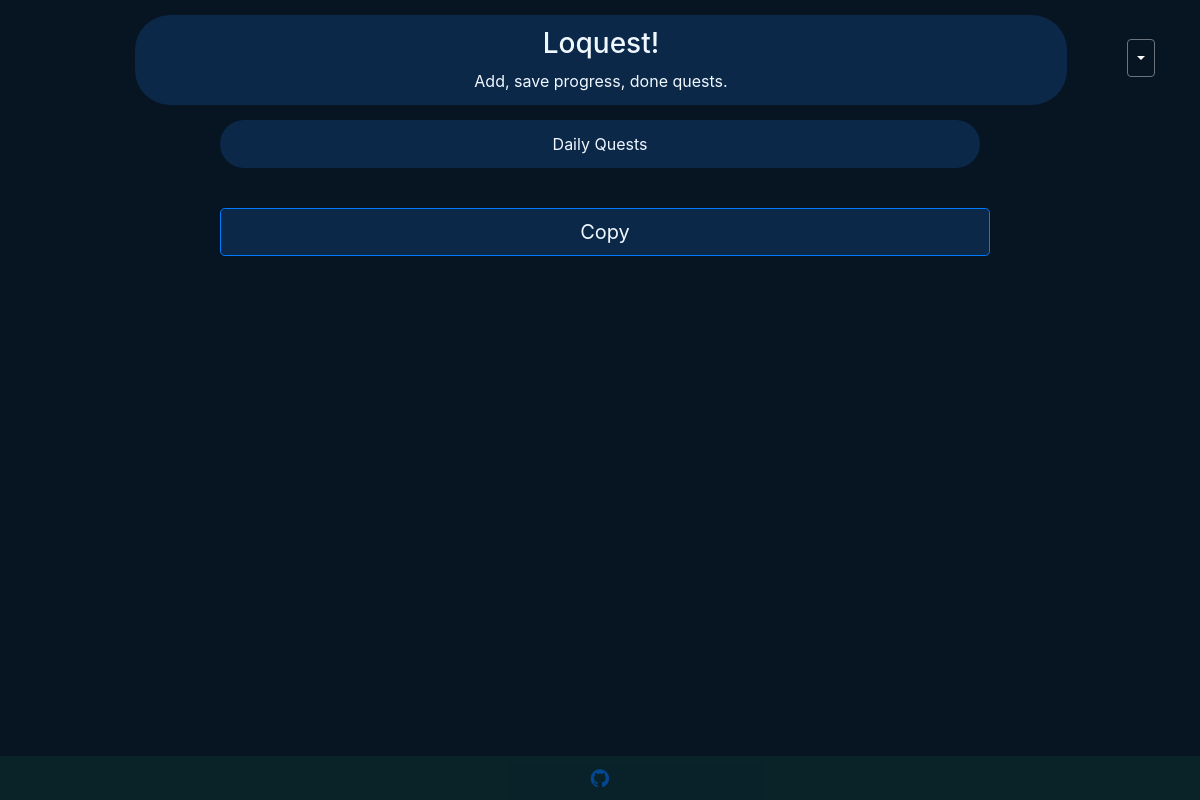
The app's page /daily (signed in), older data.
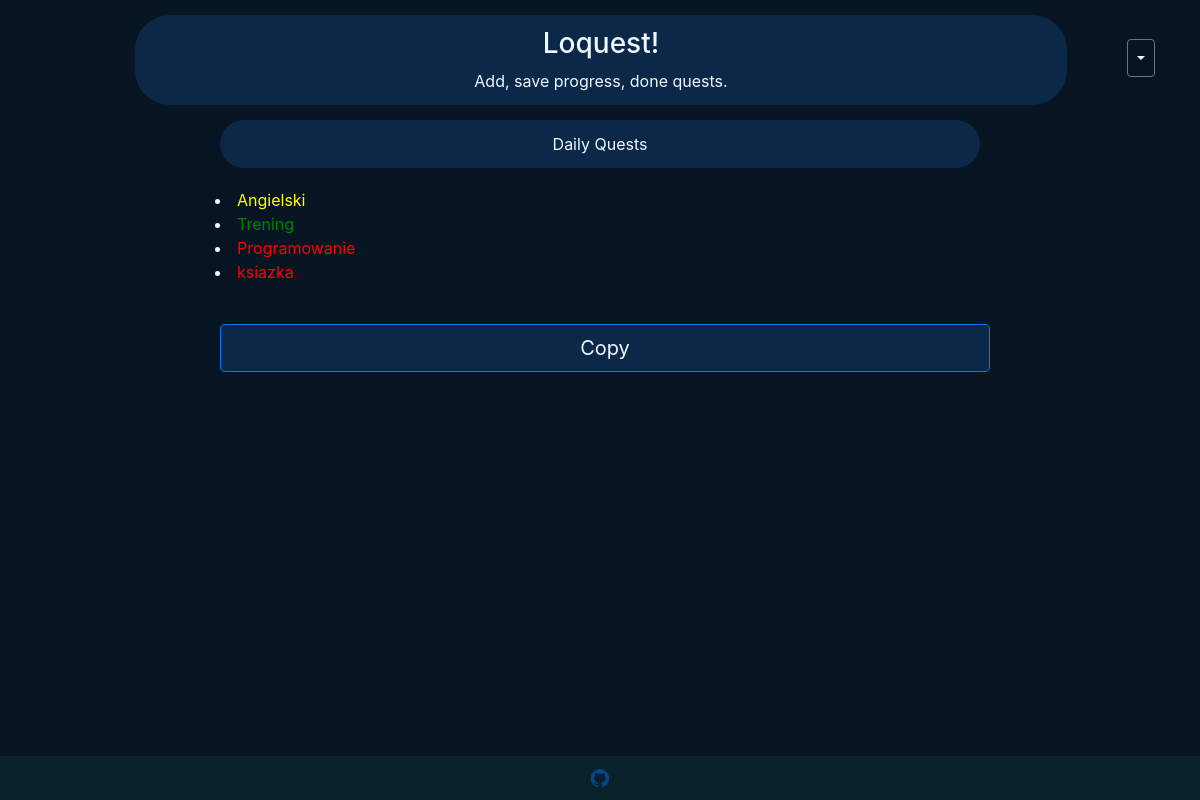
The same page, newer data.
### todo/models.py (models this page shows, shortened)
class Quest(models.Model):
    LOW = 'LOW'
    MIDDLE = 'MIDDLE'
    HARD = 'HARD'
    Levels = (
        (LOW, 'LOW'),
        (MIDDLE, 'MIDDLE'),
        (HARD, 'HARD'),
    )
    who = models.ForeignKey(settings.AUTH_USER_MODEL, on_delete=models.CASCADE, default=1)
    quest_name = models.CharField(max_length=400, default='Quest')
    quest_text = models.TextField(max_length=2100, default='text')
    pub_date = models.DateTimeField('date published', default="")
    done_date = models.DateTimeField(null=True, blank=True)
    levels = models.CharField(max_length=6, choices=Levels, default=LOW)
    done_quest = models.BooleanField(default=False)
    today_quest = models.BooleanField(default=False)
    daily_quest = models.BooleanField(default=False)

### todo/views.py (the view)
# urls.py: path('daily', views.DailyList.as_view(), name='daily'),
class DailyList(generic.ListView):
    template_name = 'todo/daily.html'
    context_object_name = 'daily_list'
    def get_queryset(self):
        return Quest.objects.order_by('-pub_date')[:20]

### todo/templates/todo/daily.html (shortened to what this page needs)
{% extends "todo/base.html" %}
{% load icons %}
{% block content %}
    <div class="container" style="width: 800px">
        <div class="well well-sm text-center" style="background-color: #0B2849; color: aliceblue; margin: 15px 5px 20px 5px;">
            Daily Quests
        </div>
            {% for quest in daily_list %}
            {% if quest.who == request.user %}
                {% if quest.done_quest == False %}
                    {% if quest.today_quest == False %}
                        {% if quest.daily_quest == True %}
                            {% if quest.levels == "LOW" %}
                                <li><a style="color: green;" href="{% url 'todo:detail' quest.id %}"> {{ quest.quest_name }}</a></li>
                            {% elif quest.levels == "MIDDLE" %}
                                <li><a style="color:yellow;" href="{% url 'todo:detail' quest.id %}"> {{ quest.quest_name }} </a></li>
                            {% elif quest.levels == "HARD" %}
                                <li><a style="color:red;" href="{% url 'todo:detail' quest.id %}"> {{ quest.quest_name }} </a></li>
                            {% endif %}
                        {% endif %}
                    {% endif %}
                {% endif %}
            {% endif %}
            {% endfor %}
        <a class="btn btn-lg btn-primary btn-block" style="background-color: #0B2849; color: aliceblue; margin: 40px 5px 20px 5px;" href="{% url 'todo:copy' %}">Copy</a>
    </div>
{% endblock content %}

Row changes from the older to the newer data that the page shows:
added Quest: quest_name "Angielski"
added Quest: quest_name "Trening"
added Quest: quest_name "Programowanie"
added Quest: quest_name "ksiazka"
